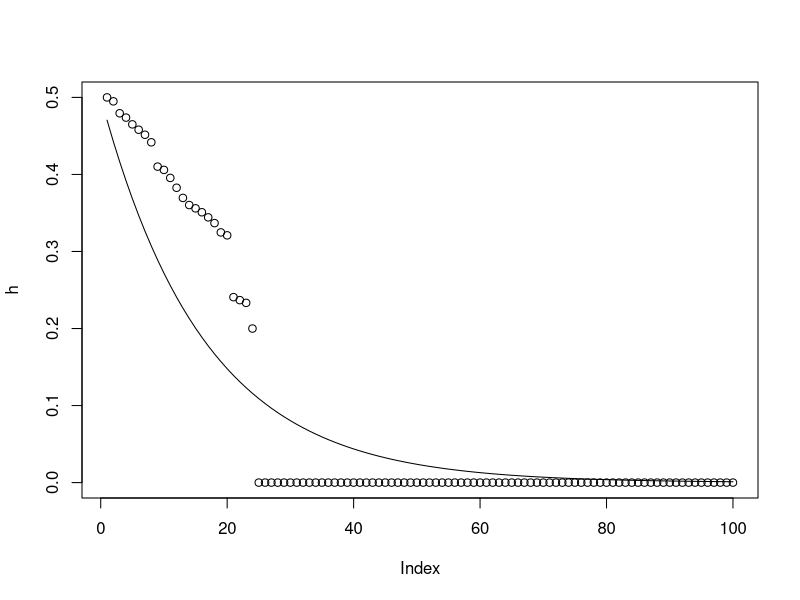

This chart was generated by the following R code:
# vector of popsizes

n <- round(100*(runif(100)))
h <- numeric()
h[1] <- 0.5

for(i in 2:100)
    {
    h[i] <- h[i-1]* (1- (1/(n[i-1])))
    }
plot(h)

ne <- (sum(n^-1)/length(n))^-1
lines(0.5 * (1 - (1/ne))^(1:100))


